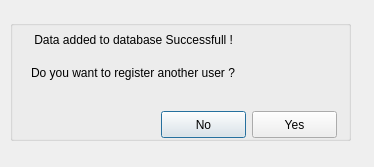
<?xml version="1.0" encoding="UTF-8"?>
<ui version="4.0">
 <class>cheack_register_dialogbox</class>
 <widget class="QDialog" name="cheack_register_dialogbox">
  <property name="geometry">
   <rect>
    <x>0</x>
    <y>0</y>
    <width>374</width>
    <height>167</height>
   </rect>
  </property>
  <property name="windowTitle">
   <string>Dialog</string>
  </property>
  <widget class="QGroupBox" name="groupBox">
   <property name="geometry">
    <rect>
     <x>10</x>
     <y>20</y>
     <width>341</width>
     <height>121</height>
    </rect>
   </property>
   <property name="title">
    <string/>
   </property>
   <widget class="QLabel" name="label">
    <property name="geometry">
     <rect>
      <x>21</x>
      <y>11</y>
      <width>252</width>
      <height>17</height>
     </rect>
    </property>
    <property name="text">
     <string> Data added to database Successfull !</string>
    </property>
   </widget>
   <widget class="QLabel" name="label_2">
    <property name="geometry">
     <rect>
      <x>21</x>
      <y>44</y>
      <width>261</width>
      <height>17</height>
     </rect>
    </property>
    <property name="text">
     <string>Do you want to register another user ?</string>
    </property>
   </widget>
   <widget class="QPushButton" name="reg_check_btn_no">
    <property name="geometry">
     <rect>
      <x>151</x>
      <y>91</y>
      <width>85</width>
      <height>27</height>
     </rect>
    </property>
    <property name="text">
     <string>No</string>
    </property>
   </widget>
   <widget class="QPushButton" name="reg_check_btn_yes">
    <property name="geometry">
     <rect>
      <x>242</x>
      <y>91</y>
      <width>85</width>
      <height>27</height>
     </rect>
    </property>
    <property name="text">
     <string>Yes</string>
    </property>
   </widget>
  </widget>
 </widget>
 <resources/>
 <connections/>
</ui>
